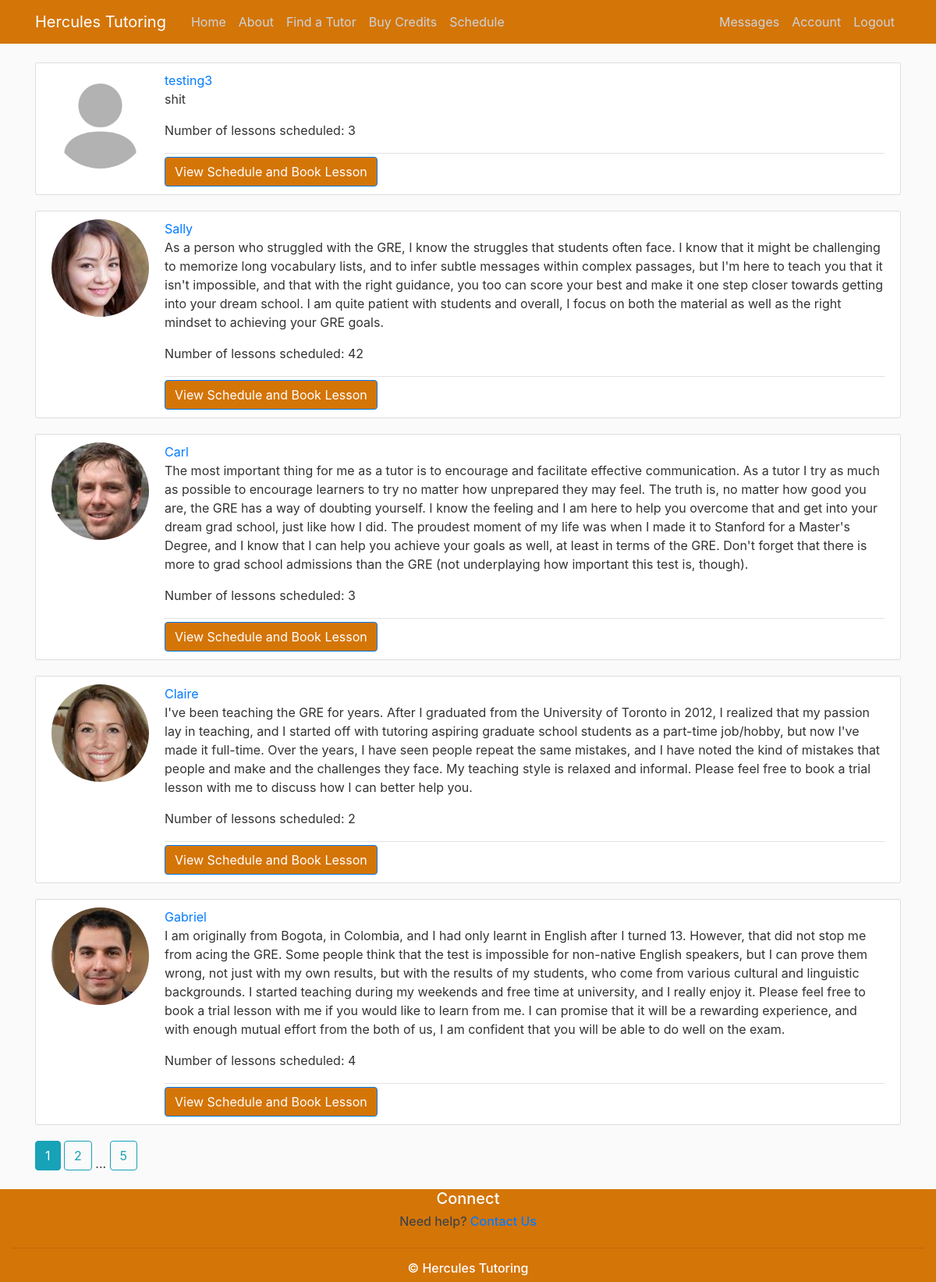
Page /find_tutor (signed in) on the committed database.
### GRETutoring/models.py (models this page shows, shortened)
class User(db.Model, UserMixin):
    id = db.Column(db.Integer, primary_key=True)
    username = db.Column(db.String(20), unique=True, nullable=False)
    email=db.Column(db.String(120), unique=True, nullable=False)
    role = db.Column(db.String(20), nullable=False, default = "Student") # Student, Tutor, Pending, and Admin
    image_file = db.Column(db.String(20), nullable=False, default='default.jpg') #nullable=False, since they have to have at least the default
    password = db.Column(db.String(60), nullable=False)
    about = db.Column(db.Text(), nullable=True, default = "Bio")
    credits = db.Column(db.Integer, default=0)
    skype_id = db.Column(db.String(120), nullable=True, default="")
    hangouts_id = db.Column(db.String(120), nullable=True, default="")
    paypal_info = db.Column(db.String(120), nullable=True, default="")
    time_zone = db.Column(db.String(120), nullable=True, default="UTC")
    student_classes = db.relationship('Event', backref='student', lazy=True, foreign_keys='Event.student_id')
    tutor_classes = db.relationship('Event', backref='tutor', lazy=True, foreign_keys='Event.tutor_id')
    tutor_free_slots = db.relationship('FreeSlot', backref='tutor', lazy=True)
    sent_messages = db.relationship('Message', backref='sender', lazy=True, foreign_keys='Message.sender_id')
    received_messages = db.relationship('Message', backref='recipient', lazy=True, foreign_keys='Message.recipient_id')
    reviews_about = db.relationship('Review', backref='tutor', lazy=True, foreign_keys='Review.tutor_id')
    reviews_written = db.relationship('Review', backref='student', lazy=True, foreign_keys='Review.student_id')

### GRETutoring/users/routes.py (the view)
@users.route('/find_tutor')
@login_required
def find_tutor():
    if current_user.role == "Tutor":
        abort(403)
    page = request.args.get('page', 1, type=int)
    tutors = User.query.filter_by(role="Tutor").paginate(page=page, per_page=5)
    for tutor in tutors.items:
        tutor.num_lessons = len(Event.query.filter_by(tutor_id = tutor.id).all())
    return render_template("find_tutor.html", tutors=tutors)

### GRETutoring/models.py (called while the page is built)
@login_manager.user_loader
def load_user(id):
    return User.query.get(int(id))

### GRETutoring/templates/find_tutor.html
{% extends 'layout.html' %}
{% block content %}
{% for tutor in tutors.items %}
        <article class="media content-section">
          <img class="rounded-circle account-img" src="{{ url_for('static', filename='profile_pics/' + tutor.image_file) }}">
          <div class="media-body">
            <div class="article-metadata">
              <a class="mr-2" href="{{ url_for('users.view_profile', username=tutor.username) }}">{{ tutor.username }}</a>
                <p class="article-content"> {{tutor.about}} </p>
                <p class="article-content"> Number of lessons scheduled: {{tutor.num_lessons}}</p>
            </div>
              <a href="{{ url_for('scheduling.schedule', tutor_username = tutor.username) }}"> <button class="mr-2 btn btn-primary button-theme" >View Schedule and Book Lesson</button></a>
          </div>
        </article>
    {% endfor %}
    {% for page_num in tutors.iter_pages(left_edge = 1, right_edge=1, left_current=1, right_current=2) %}
        {% if page_num %}
            {% if tutors.page == page_num %}
                <a class="btn btn-info mb-4" href="{{ url_for('users.find_tutor', page=page_num) }}"> {{ page_num }}</a>
            {% else %}
                <a class="btn btn-outline-info mb-4" href="{{ url_for('users.find_tutor', page=page_num) }}"> {{ page_num }}</a>
            {% endif %}
        {% else %}
            ...
        {% endif %}
    {% endfor %}
{% endblock content %}

### GRETutoring/static/main.css (style rules this page uses)
body { background: #fafafa; color: #333333; margin-top: 5rem; }
.button-theme { background-color: #d47508; }
.content-section { background: #ffffff; padding: 10px 20px; border: 1px solid #dddddd; border-radius: 3px; margin-bottom: 20px; }
.article-content { white-space: pre-line; }
.article-metadata { padding-bottom: 1px; margin-bottom: 4px; border-bottom: 1px solid #e3e3e3 }
.account-img { height: 125px; width: 125px; margin-right: 20px; margin-bottom: 16px; }

### rows in the picture
User: image_file (placeholder picture), username "testing3", about "shit", num_lessons "3"
User: image_file (picture), username "Sally", about "As a person who struggled with the GRE, I know the struggles that students often face. I know that it might be challenging to memorize long vocabulary lists, and to infer subtle messages within complex passages, but I'm here to teach you that it isn't impossible, and that with the right guidance, you too can score your best and make it one step closer towards getting into your dream school. I am quite patient with students and overall, I focus on both the material as well as the right mindset to achieving your GRE goals.", num_lessons "42"
User: image_file (picture), username "Carl", about "The most important thing for me as a tutor is to encourage and facilitate effective communication. As a tutor I try as much as possible to encourage learners to try no matter how unprepared they may feel. The truth is, no matter how good you are, the GRE has a way of doubting yourself. I know the feeling and I am here to help you overcome that and get into your dream grad school, just like how I did. The proudest moment of my life was when I made it to Stanford for a Master's Degree, and I know that I can help you achieve your goals as well, at least in terms of the GRE. Don't forget that there is more to grad school admissions than the GRE (not underplaying how important this test is,…", num_lessons "3"
User: image_file (picture), username "Claire", about "I've been teaching the GRE for years. After I graduated from the University of Toronto in 2012, I realized that my passion lay in teaching, and I started off with tutoring aspiring graduate school students as a part-time job/hobby, but now I've made it full-time. Over the years, I have seen people repeat the same mistakes, and I have noted the kind of mistakes that people and make and the challenges they face. My teaching style is relaxed and informal. Please feel free to book a trial lesson with me to discuss how I can better help you.", num_lessons "2"
User: image_file (picture), username "Gabriel", about "I am originally from Bogota, in Colombia, and I had only learnt in English after I turned 13. However, that did not stop me from acing the GRE. Some people think that the test is impossible for non-native English speakers, but I can prove them wrong, not just with my own results, but with the results of my students, who come from various cultural and linguistic backgrounds. I started teaching during my weekends and free time at university, and I really enjoy it. Please feel free to book a trial lesson with me if you would like to learn from me. I can promise that it will be a rewarding experience, and with enough mutual effort from the both of us, I am confident that you will be able to do…", num_lessons "4"

### other values in the picture
{{ page_num }} "1"
{{ page_num }} "2" "5"
